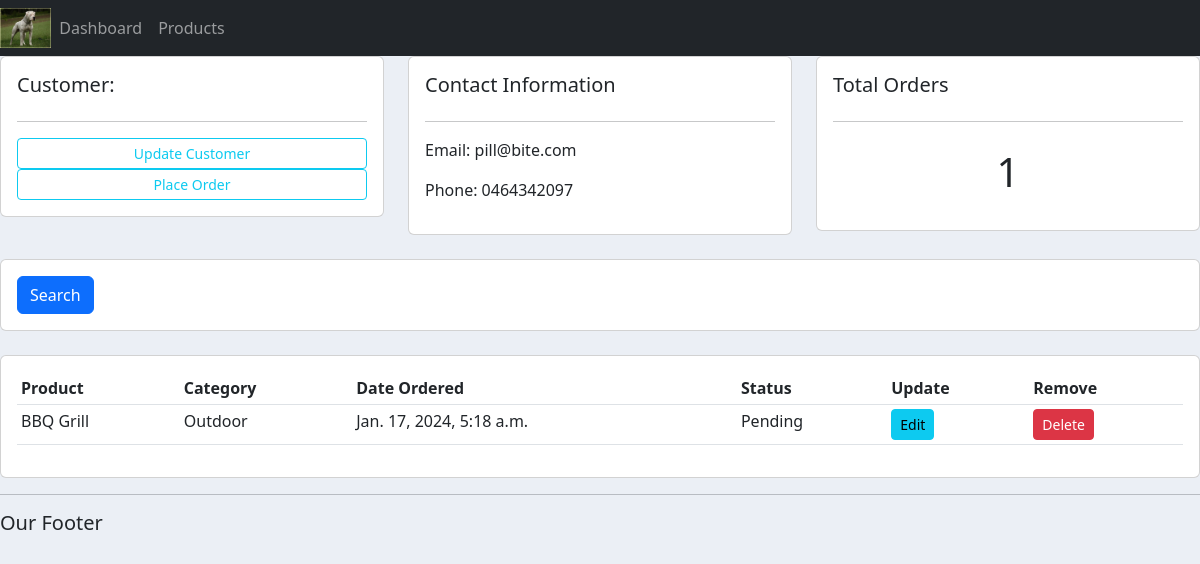
The app's page /customer/6/, older data.
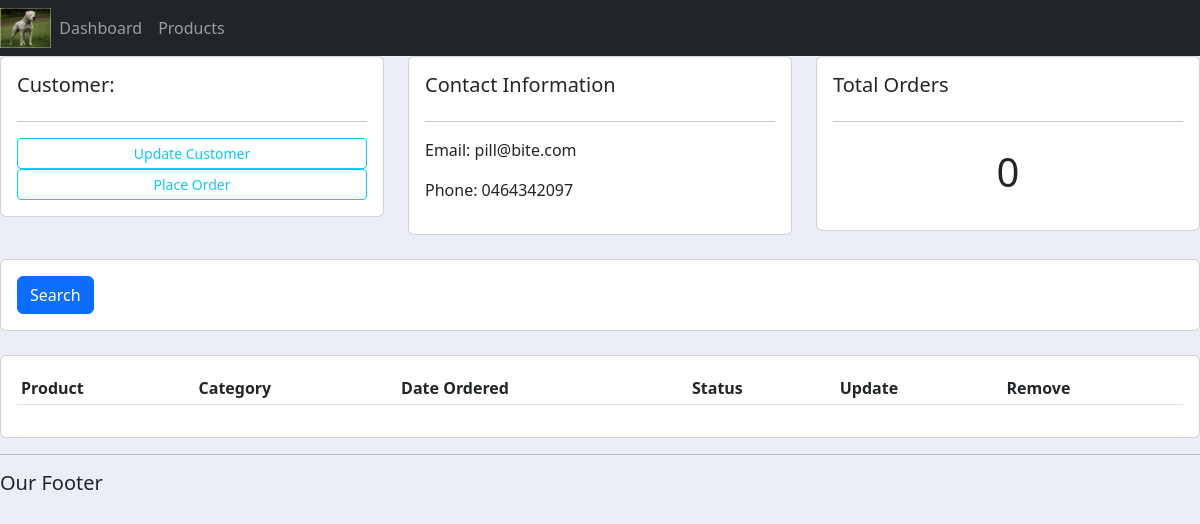
The same page, newer data.
### accounts/models.py (models this page shows, shortened)
class Order(models.Model):
    STATUS = (
                ('Pending', 'Pending'),
                ('Out for delivery', 'Out for delivery'),
                ('Delivered', 'Delivered')
    )
    customer = models.ForeignKey(Customer, null=True, on_delete=models.SET_NULL)
    product = models.ForeignKey(Product, null=True, on_delete=models.SET_NULL)
    date_created = models.DateTimeField(auto_now_add=True)
    status = models.CharField(max_length=50, null=True, choices=STATUS)

class Product(models.Model):
    CATEGORY = (
                    ('Indoor', 'Indoor'),
                    ('Outdoor', 'Outdoor'),
    )
    name = models.CharField(max_length=50, null=True)
    price = models.FloatField(null=True)
    category = models.CharField(max_length=200, null=True, choices=CATEGORY)
    description = models.CharField(max_length=200, null=True, blank=True)
    date_created = models.DateTimeField(auto_now_add=True)
    tags = models.ManyToManyField(Tag)
    def __str__(self):
        return self.name

### accounts/views.py (the view)
# urls.py: path('customer/<str:pk>/', views.customer, name='customer'),
def customer(request, pk):
    customer = Customer.objects.get(id=pk) #to get the specific Customer via Primar Key (pk)
    total_order = customer.order_set.all().count()
    orders = customer.order_set.all()
    context = {'customer' : customer,
               'total_order' : total_order,
               'orders' : orders,
               }
    return render(request, 'accounts/customer.html', context)

### accounts/templates/accounts/customer.html (shortened to what this page needs)
{% extends 'accounts/main.html' %}
{% block content %}
<div class="row">
    <div class="col-md">
        <div class="card card-body">
            <h5>Customer:</h5>
            <hr>
            <a class="btn btn-outline-info  btn-sm btn-block" href="">Update Customer</a>
            <a class="btn btn-outline-info  btn-sm btn-block" href="#">Place Order</a>
        </div>
    </div>
    <div class="col-md">
        <div class="card card-body">
            <h5>Contact Information</h5>
            <hr>
            <p>Email: {{customer.email}} </p>
            <p>Phone: {{customer.phone}}</p>
        </div>
    </div>
    <div class="col-md">
        <div class="card card-body">
            <h5>Total Orders</h5>
            <hr>
            <h1 style="text-align: center;padding: 10px">{{total_order}}</h1>
        </div>
    </div>
</div>
<br>
<div class="row">
    <div class="col">
        <div class="card card-body">
            <form method="get">
                <button class="btn btn-primary" type="submit">Search</button>
            </form>
        </div>
    </div>
</div>
<br>
<div class="row">
    <div class="col-md">
        <div class="card card-body">
            <table class="table table-sm">
                <tr>
                    <th>Product</th>
                    <th>Category</th>
                    <th>Date Ordered</th>
                    <th>Status</th>
                    <th>Update</th>
                    <th>Remove</th>
                </tr>
                {% for order in orders  %}
                <tr>
                    <td>{{order.product}}</td>
                    <td>{{order.product.category}}</td>
                    <td>{{order.date_created}}</td>
                    <td>{{order.status}}</td>
                    <td><a href="{% url 'update_order' order.id %}" class="btn btn-sm btn-info">Edit</a></td>
                    <td><a href="{% url 'delete_order' order.id %}" class="btn btn-sm btn-danger">Delete</a></td>
                </tr>
                {% endfor %}
            </table>
        </div>
    </div>
</div>
{% endblock  %}

Row changes from the older to the newer data that the page shows:
removed Order: product "BBQ Grill", product.category "Outdoor", date_created "Jan. 17, 2024, 5:18 a.m.", status "Pending"
Text that changed along with them:
{{ total_order }}: "1" → "0"
